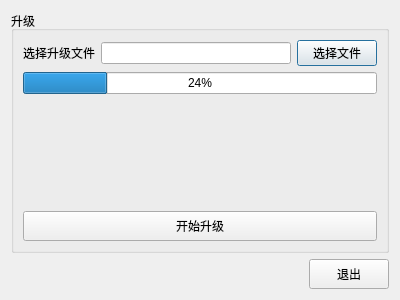
<?xml version="1.0" encoding="UTF-8"?>
<ui version="4.0">
 <class>DialogUpdate</class>
 <widget class="QDialog" name="DialogUpdate">
  <property name="geometry">
   <rect>
    <x>0</x>
    <y>0</y>
    <width>400</width>
    <height>300</height>
   </rect>
  </property>
  <property name="windowTitle">
   <string>Dialog</string>
  </property>
  <layout class="QVBoxLayout" name="verticalLayout">
   <item>
    <widget class="QGroupBox" name="groupBox">
     <property name="sizePolicy">
      <sizepolicy hsizetype="Preferred" vsizetype="Expanding">
       <horstretch>0</horstretch>
       <verstretch>0</verstretch>
      </sizepolicy>
     </property>
     <property name="title">
      <string>升级</string>
     </property>
     <layout class="QVBoxLayout" name="verticalLayout_2">
      <item>
       <layout class="QHBoxLayout" name="horizontalLayout_2">
        <item>
         <widget class="QLabel" name="label">
          <property name="text">
           <string>选择升级文件</string>
          </property>
         </widget>
        </item>
        <item>
         <widget class="QLineEdit" name="edtFileName"/>
        </item>
        <item>
         <widget class="QPushButton" name="btnSelectFile">
          <property name="text">
           <string>选择文件</string>
          </property>
         </widget>
        </item>
       </layout>
      </item>
      <item>
       <widget class="QProgressBar" name="pbUpdate">
        <property name="value">
         <number>24</number>
        </property>
       </widget>
      </item>
      <item>
       <spacer name="verticalSpacer">
        <property name="orientation">
         <enum>Qt::Vertical</enum>
        </property>
        <property name="sizeHint" stdset="0">
         <size>
          <width>20</width>
          <height>40</height>
         </size>
        </property>
       </spacer>
      </item>
      <item>
       <widget class="QPushButton" name="btnStartUpdate">
        <property name="minimumSize">
         <size>
          <width>0</width>
          <height>30</height>
         </size>
        </property>
        <property name="text">
         <string>开始升级</string>
        </property>
       </widget>
      </item>
     </layout>
    </widget>
   </item>
   <item>
    <layout class="QHBoxLayout" name="horizontalLayout">
     <item>
      <spacer name="horizontalSpacer">
       <property name="orientation">
        <enum>Qt::Horizontal</enum>
       </property>
       <property name="sizeHint" stdset="0">
        <size>
         <width>40</width>
         <height>20</height>
        </size>
       </property>
      </spacer>
     </item>
     <item>
      <widget class="QPushButton" name="btnExit">
       <property name="minimumSize">
        <size>
         <width>0</width>
         <height>30</height>
        </size>
       </property>
       <property name="text">
        <string>退出</string>
       </property>
      </widget>
     </item>
    </layout>
   </item>
  </layout>
 </widget>
 <resources/>
 <connections/>
</ui>
